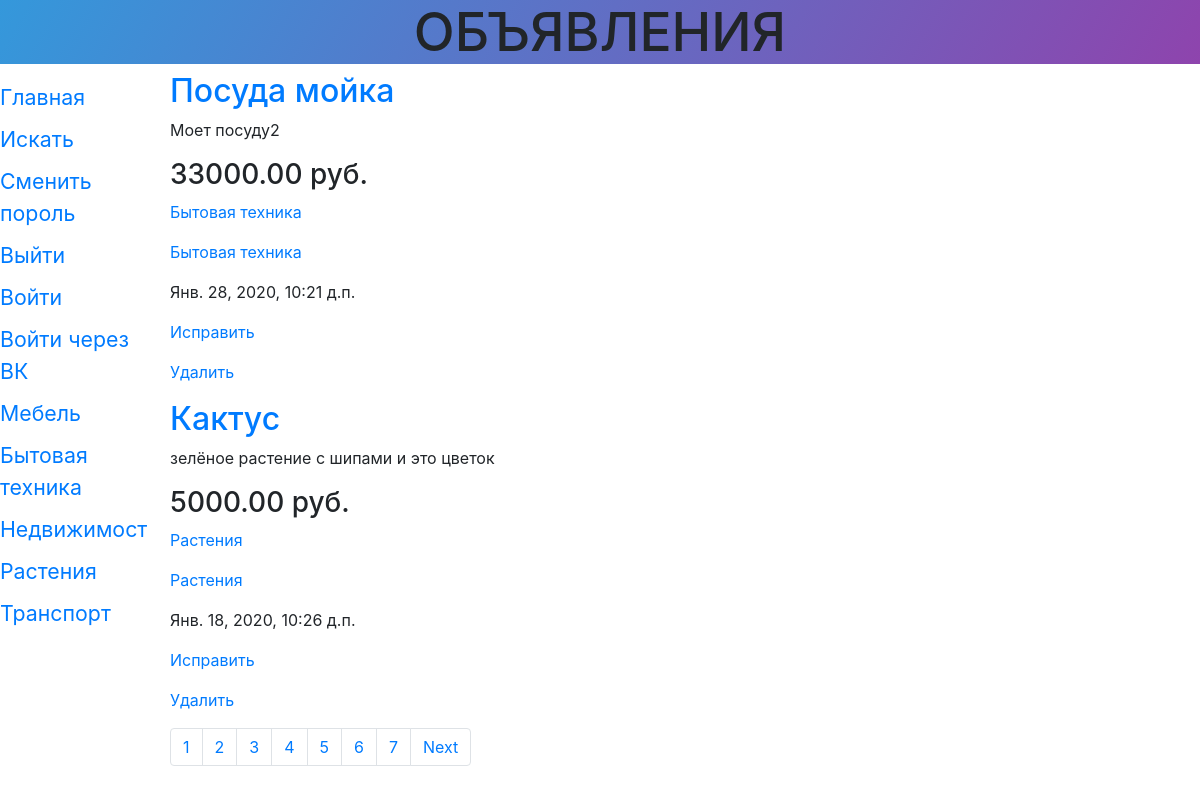
The app's page /storys/, older data.
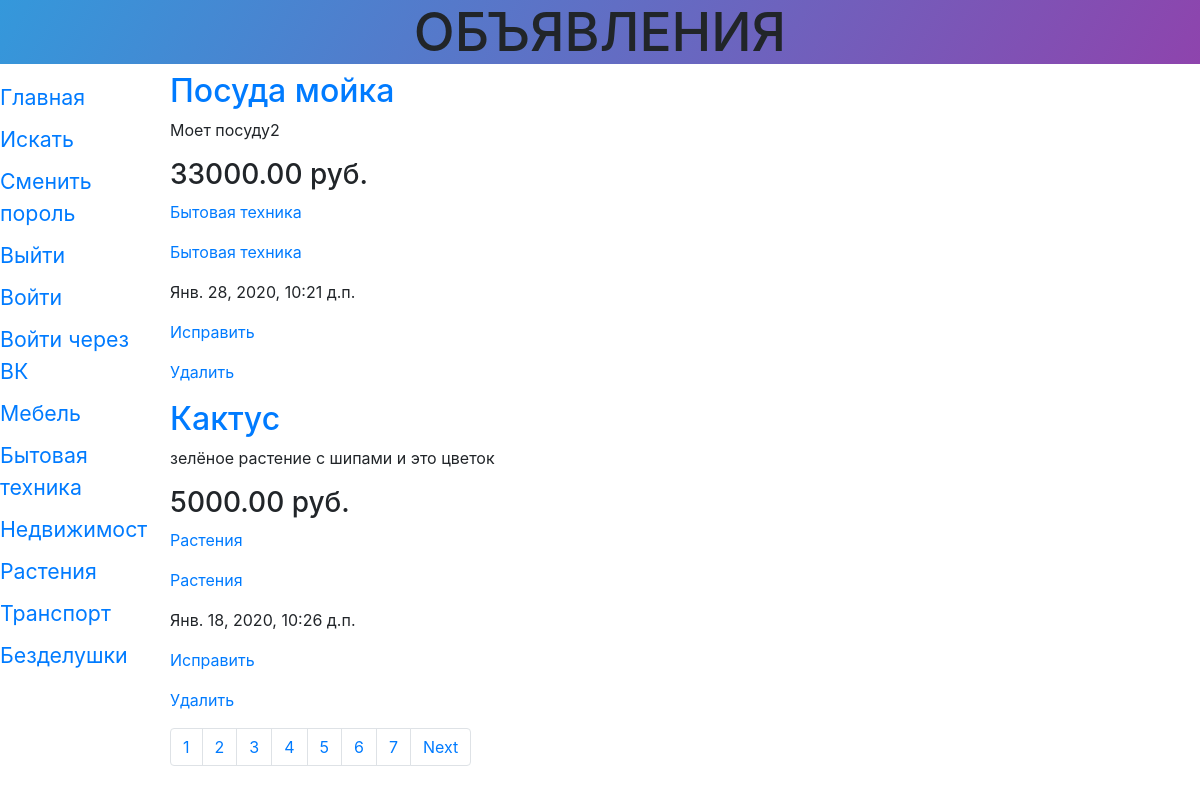
The same page, newer data.
### storys/models.py (models this page shows, shortened)
class Rubric(models.Model):
	name = models.CharField(max_length=20, db_index=True, verbose_name = 'Название')
	order = models.SmallIntegerField(default = 0, db_index=True)
	class Meta():
		verbose_name_plural = 'Рубрики'
		verbose_name = 'Рубрика'
		ordering = ['order','name']

class Story(models.Model):
	title = models.CharField(max_length=50, verbose_name='Товар')
	content = models.TextField(null = True, blank=True, verbose_name='Описание')
	price = models.FloatField(null = True, blank=True, verbose_name='Цена')
	published = models.DateTimeField(auto_now_add=True, db_index=True, verbose_name='Опубликовано')
	rubric = models.ForeignKey('Rubric', null=True, on_delete = models.PROTECT,verbose_name = 'Рубрика',
		related_name='entries', related_query_name='entry')
	class Meta():
		verbose_name_plural = 'Объявления'
		verbose_name = 'Объявление'
		ordering = ['-published']

### storys/views.py (the view)
# urls.py: path('', index , name = 'index'),
def index(request):
		rubrics = Rubric.objects.all()
		bbs = Story.objects.all()
		paginator = Paginator(bbs, 2)
		if 'page' in request.GET:
			page_num = request.GET['page']
		else:
			page_num = 1
		page = paginator.get_page(page_num)
		context = {'rubrics': rubrics, 'page':page, 'bbs':page}
		return render(request, 'storys/index.html', context)

### storys/templatetags/filtersandtags.py (called while the page is built)
def currency(value, name='руб.'):
	return '%1.2f %s' % (value, name)

@register.inclusion_tag('tags/ulist.html')
def ulist(*args):
	return {'items':args}

### storys/templates/storys/index.html (shortened to what this page needs)
{% extends "layout/basic.html" %}
{% load filtersandtags %}
{%block content%}
{%for bb in bbs.object_list%}
	<h2><a href="{% url 'detail' pk=bb.pk%}">{{bb.title}}</a></h2>
	<p>{{bb.content}}</p>
	<h3>{{bb.price|currency }}</h3>
	<p><a href="{% url 'by_rubric' bb.rubric.pk%}">
	{{bb.rubric.name}}</a></p>
	<p><a href="{% url 'bbs' bb.rubric.pk%}">
	{{bb.rubric.name}}</a></p>
	<p>{{bb.published|date:'DATETIME_FORMAT'}}</p>
	<p><a href="{% url 'edit' pk=bb.pk%}">Исправить</a></p>
	<p><a href="{% url 'delete' pk=bb.pk %}">Удалить</a></p>
	 {% empty %}
	  <h1>No comment</h1>
{%endfor%}
<ul class="pagination">
	{% for n in bbs.paginator.page_range%}
	<li class="page-item">
		<a class="page-link" href="?page={{n}}">{{n}}</a>
	</li>
	{%endfor%}
	{% if page.has_next %}
	<li class="page-item">
      <a class="page-link" href="?page={{page.next_page_number}}">Next</a>
    </li>
	</ul>
	{% endif %}
{%endblock%}

### storys/templates/layout/basic.html (shortened to what this page needs)
{%load static%}
{%load cache%}
<!DOCTYPE html>
<html lang="ru-RU">
<head>
	<link rel="stylesheet" href="https://stackpath.bootstrapcdn.com/bootstrap/4.3.1/css/bootstrap.min.css">
	<link rel="stylesheet" type="text/css" href="{% static 'storys/style.css'%}">
</head>
<body>
	<header>
		<h1>Объявления</h1>
	</header>
	{% cache 300 navbar%}
	<nav>
		<a href="{% url 'index'%}">Главная</a>
		<a href="{% url 'search'%}">Искать</a>
		<a href="{% url 'password_change'%}">Сменить пороль</a>
		<a href="{% url 'logout'%}">Выйти</a>
	{%endcache%}
		{% if user.is_authenticated %}
		{%else%}
		<a href="{% url 'login'%}">Войти</a>
		<a href="{% url 'social:begin' 'vk-oauth2'%}">Войти через ВК</a>
		{%endif%}
		{% for rubric in rubrics%}
		<a href="{% url 'by_rubric' rubric.pk %}">
		{{rubric.name}}</a>
		{%endfor%}
	</nav>
	<section>
		{%block content%}{%endblock%}
	</section>
</body>
</html>

Row changes from the older to the newer data that the page shows:
added Rubric: name "Безделушки"
